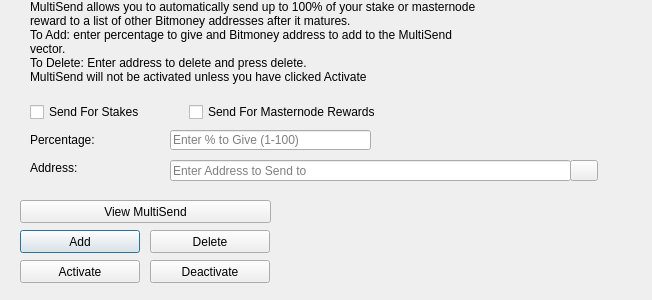
<?xml version="1.0" encoding="UTF-8"?>
<ui version="4.0">
 <class>MultiSendDialog</class>
 <widget class="QDialog" name="MultiSendDialog">
  <property name="windowModality">
   <enum>Qt::NonModal</enum>
  </property>
  <property name="geometry">
   <rect>
    <x>0</x>
    <y>0</y>
    <width>652</width>
    <height>300</height>
   </rect>
  </property>
  <property name="windowTitle">
   <string>MultiSend</string>
  </property>
  <widget class="QLineEdit" name="multiSendPercentEdit">
   <property name="geometry">
    <rect>
     <x>170</x>
     <y>130</y>
     <width>201</width>
     <height>20</height>
    </rect>
   </property>
   <property name="toolTip">
    <string>Enter whole numbers 1 - 100</string>
   </property>
   <property name="placeholderText">
    <string>Enter % to Give (1-100)</string>
   </property>
  </widget>
  <widget class="QLineEdit" name="multiSendAddressEdit">
   <property name="geometry">
    <rect>
     <x>170</x>
     <y>160</y>
     <width>401</width>
     <height>21</height>
    </rect>
   </property>
   <property name="toolTip">
    <string/>
   </property>
   <property name="placeholderText">
    <string>Enter Address to Send to</string>
   </property>
  </widget>
  <widget class="QLabel" name="label_2">
   <property name="geometry">
    <rect>
     <x>30</x>
     <y>0</y>
     <width>451</width>
     <height>121</height>
    </rect>
   </property>
   <property name="lineWidth">
    <number>1</number>
   </property>
   <property name="text">
    <string>MultiSend allows you to automatically send up to 100% of your stake or masternode reward to a list of other Bitmoney addresses after it matures.
To Add: enter percentage to give and Bitmoney address to add to the MultiSend vector.
To Delete: Enter address to delete and press delete.
MultiSend will not be activated unless you have clicked Activate</string>
   </property>
   <property name="alignment">
    <set>Qt::AlignLeading|Qt::AlignLeft|Qt::AlignTop</set>
   </property>
   <property name="wordWrap">
    <bool>true</bool>
   </property>
  </widget>
  <widget class="QLabel" name="message">
   <property name="geometry">
    <rect>
     <x>290</x>
     <y>200</y>
     <width>351</width>
     <height>91</height>
    </rect>
   </property>
   <property name="text">
    <string/>
   </property>
  </widget>
  <widget class="QPushButton" name="addButton">
   <property name="geometry">
    <rect>
     <x>20</x>
     <y>230</y>
     <width>120</width>
     <height>23</height>
    </rect>
   </property>
   <property name="toolTip">
    <string/>
   </property>
   <property name="statusTip">
    <string>Add to MultiSend Vector</string>
   </property>
   <property name="text">
    <string>Add</string>
   </property>
  </widget>
  <widget class="QPushButton" name="disableButton">
   <property name="geometry">
    <rect>
     <x>150</x>
     <y>260</y>
     <width>120</width>
     <height>23</height>
    </rect>
   </property>
   <property name="statusTip">
    <string>Deactivate MultiSend</string>
   </property>
   <property name="text">
    <string>Deactivate</string>
   </property>
  </widget>
  <widget class="QPushButton" name="addressBookButton">
   <property name="geometry">
    <rect>
     <x>570</x>
     <y>160</y>
     <width>28</width>
     <height>21</height>
    </rect>
   </property>
   <property name="toolTip">
    <string>Choose an address from the address book</string>
   </property>
   <property name="text">
    <string/>
   </property>
   <property name="icon">
    <iconset resource="../bitmoney.qrc">
     <normaloff>:/icons/address-book</normaloff>:/icons/address-book</iconset>
   </property>
   <property name="shortcut">
    <string>Alt+A</string>
   </property>
   <property name="autoDefault">
    <bool>false</bool>
   </property>
  </widget>
  <widget class="QLabel" name="label">
   <property name="geometry">
    <rect>
     <x>30</x>
     <y>130</y>
     <width>121</width>
     <height>20</height>
    </rect>
   </property>
   <property name="toolTip">
    <string>Percentage of stake to send</string>
   </property>
   <property name="text">
    <string>Percentage:</string>
   </property>
  </widget>
  <widget class="QLabel" name="label_5">
   <property name="geometry">
    <rect>
     <x>30</x>
     <y>160</y>
     <width>111</width>
     <height>16</height>
    </rect>
   </property>
   <property name="toolTip">
    <string>Address to send portion of stake to</string>
   </property>
   <property name="text">
    <string>Address:</string>
   </property>
  </widget>
  <widget class="QPushButton" name="deleteButton">
   <property name="geometry">
    <rect>
     <x>150</x>
     <y>230</y>
     <width>120</width>
     <height>23</height>
    </rect>
   </property>
   <property name="toolTip">
    <string/>
   </property>
   <property name="statusTip">
    <string>Delete Address From MultiSend Vector</string>
   </property>
   <property name="text">
    <string>Delete</string>
   </property>
  </widget>
  <widget class="QPushButton" name="activateButton">
   <property name="geometry">
    <rect>
     <x>20</x>
     <y>260</y>
     <width>120</width>
     <height>23</height>
    </rect>
   </property>
   <property name="statusTip">
    <string>Activate MultiSend</string>
   </property>
   <property name="text">
    <string>Activate</string>
   </property>
  </widget>
  <widget class="QPushButton" name="viewButton">
   <property name="geometry">
    <rect>
     <x>20</x>
     <y>200</y>
     <width>251</width>
     <height>23</height>
    </rect>
   </property>
   <property name="toolTip">
    <string/>
   </property>
   <property name="statusTip">
    <string>View MultiSend Vector</string>
   </property>
   <property name="text">
    <string>View MultiSend</string>
   </property>
  </widget>
  <widget class="QWidget" name="horizontalLayoutWidget">
   <property name="geometry">
    <rect>
     <x>30</x>
     <y>100</y>
     <width>351</width>
     <height>24</height>
    </rect>
   </property>
   <layout class="QHBoxLayout" name="horizontalLayout">
    <item>
     <widget class="QCheckBox" name="multiSendStakeCheckBox">
      <property name="text">
       <string>Send For Stakes</string>
      </property>
     </widget>
    </item>
    <item>
     <widget class="QCheckBox" name="multiSendMasternodeCheckBox">
      <property name="text">
       <string>Send For Masternode Rewards</string>
      </property>
     </widget>
    </item>
   </layout>
  </widget>
 </widget>
 <resources>
  <include location="../bitmoney.qrc"/>
 </resources>
 <connections/>
</ui>
